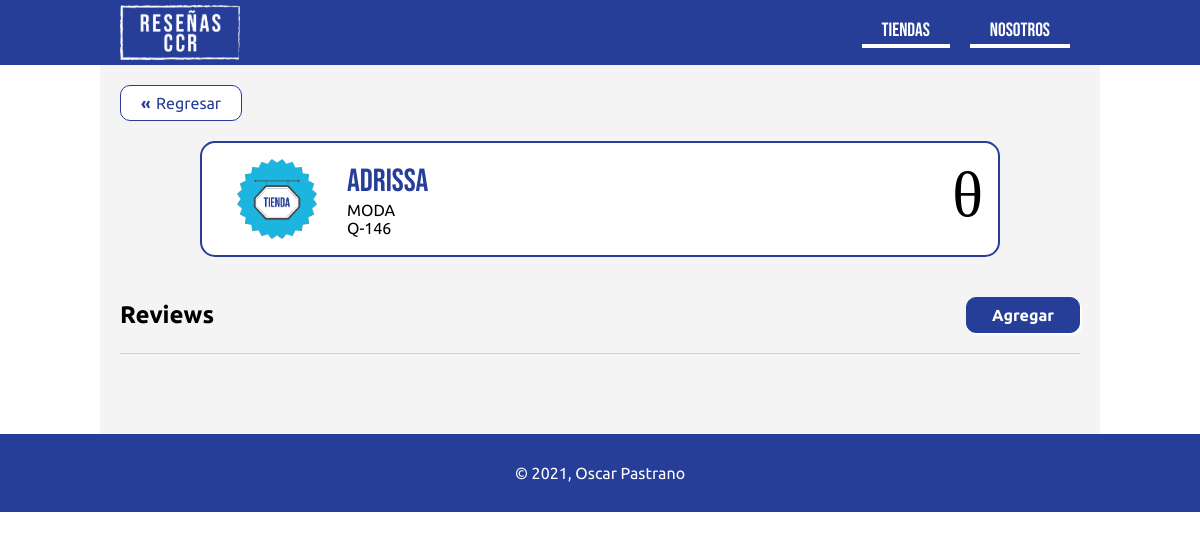
The app's page /tiendas/4/ with its own data.
### reviews/models.py (models this page shows, shortened)
class Store(models.Model):
	name = models.CharField(max_length=150)
	room = models.CharField(max_length=150,  null=True, blank=True)
	description = models.TextField( null=True, blank=True)
	score = models.DecimalField(max_digits=4, decimal_places=2, null=True, blank=True)
	logo = models.TextField( null=True, blank=True)
	category = models.ForeignKey(
		Category, on_delete=models.SET_NULL, related_name='stores', null=True, blank=True
	)
	class Meta:
		ordering = ['name']
	def totalScore(self):
		total = 0
		for rev in self.reviews.all():
			total = total + rev.score
		if total > 0:
			return total / len(self.reviews.all())
		else:
			return 0

class Category(models.Model):
	name = models.CharField(max_length=150)
	description = models.TextField(null=True, blank=True)
	class Meta:
		ordering = ['name']

### reviews/views.py (the view)
# urls.py: path('tiendas/<int:pk>/', StoreDetailView.as_view(), name='store'),
class StoreDetailView(DetailView):
	model = Store

### reviews/templates/reviews/store_detail.html (shortened to what this page needs)
{% extends 'base.html' %}
{% load static %}
{% block main %}
<a href=" {% url 'reviews:stores' 0 %} " class="back">Regresar</a>
{% include './partials/storeData.html' %}
<article>
   <div class="bar">
      <h2>Reviews</h2>
      <a href=" {% url 'reviews:create' store.id %} " class="add">Agregar</a>
   </div>
   <ul class="reviewLst">
   </ul>
</article>
{% endblock %}

### reviews/templates/reviews/partials/storeData.html
{% load static %}
<div class="store">
   <div class="logo">
      <img src=" {% static 'img/storeLogo.png' %} " alt="" />
   </div>
   <div class="info">
      <p class="strName">{{store.name}}</p>
      <p>{{store.category.name}}</p>
      <p>{{store.room}}</p>
   </div>
   <div class="score">
      {% if store.totalScore == 0 %}
      <p>&theta;</p>
      {% else %}
      <p>{{store.totalScore|floatformat}} <span>/5</span></p>
      {% endif %}
   </div>
</div>

### assets/css/main.css (style rules this page uses)
* { margin:0;padding:0;box-sizing:border-box;font-family:ubuntu }
body { font-family:arial;background:#fff;color:#000 }
ul { list-style:none }
a { text-decoration:none;color:#fff }
.back { display:inline-block;padding:8px 20px 8px 35px;border:1px solid #263e98;text-align:center;margin:20px;border-radius:10px;color:#263e98;background:#fff;position:relative;transition:.2s }
.back:before { content:"«";position:absolute;left:20px;top:50%;transform:translate(0, -50%);font-weight:bold;transition:.2s }
.add { display:inline-block;margin:20px 0;padding:8px 25px;background:#263e98;font-weight:bold;border:1px solid #263e98;border-radius:10px;box-shadow:2px 2px 2px #fff;transition:.2s }
.store { display:flex;align-items:center;padding:15px;border:2px solid #263e98;border-radius:15px;max-width:80%;margin:0 auto;background:#fff }
.store .logo { margin-right:10px;width:120px }
.store img { height:80px;display:block;margin:0 auto }
.store .info { flex:1 }
.store .info .strName { font-size:2rem;font-family:"Bebas Neue";color:#263e98 }
.store .score p { font-family:"Bebas Neue";font-size:4rem;border-bottom:5px solid #fff }
article { padding:20px 20px 0 }
.bar { display:flex;align-items:center;justify-content:space-between;border-bottom:1px solid rgba(38,62,152,.2) }
.reviewLst { padding-top:20px;display:grid;grid-template-columns:repeat(2, 1fr);grid-gap:15px;margin-bottom:20px }

### records on screen
Store: name "ADRISSA", category.name "MODA", room "Q-146"
